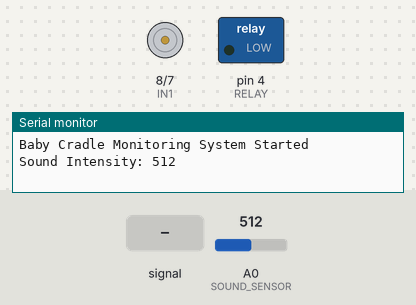
Simulated run of this sketch. Board: Arduino Uno, built with avr-gcc and run on an emulated ATmega328P. Parts: motor-driver pin pairs drawn as motors (green arrow = first pin HIGH = forward, orange = second pin HIGH = backward, longer = more drive, scaled by the enable pin), switched loads named in the sketch (green lamp = pin HIGH), the last lines printed to the serial monitor. The test bench sets the inputs (shaded band); at power-on: A0 (SOUND_SENSOR) = 512.

Above: at 0.05 s.
At 1.2 s:
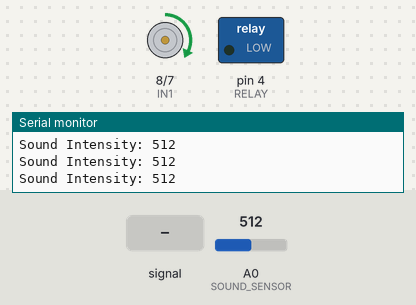
1.3 s: A0 (SOUND_SENSOR) fed a 200 Hz sine of ±460 counts around its level
Timing chart, 0 to 4.3 s (numbered marks = the images above; inputs shaded):
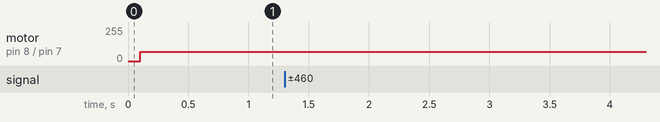

The sketch:

cradle.ino
```cpp
#define SOUND_SENSOR A0

#define ENA 9
#define IN1 8
#define IN2 7
#define RELAY 4

int motorSpeed = 70;
int soundThreshold = 250;

bool motorRunning = false;
unsigned long soundStopTime = 0;

void setup() {

  Serial.begin(9600);

  pinMode(ENA, OUTPUT);
  pinMode(IN1, OUTPUT);
  pinMode(IN2, OUTPUT);
  pinMode(RELAY, OUTPUT);

  // Motor OFF initially
  digitalWrite(RELAY, HIGH);
  analogWrite(ENA, 0);

  digitalWrite(IN1, LOW);
  digitalWrite(IN2, LOW);

  Serial.println("Baby Cradle Monitoring System Started");
}

void loop() {

  int sound = analogRead(SOUND_SENSOR);

  Serial.print("Sound Intensity: ");
  Serial.println(sound);

  if (sound > soundThreshold) {

    if (!motorRunning) {

      digitalWrite(RELAY, LOW);
      delay(100);

      digitalWrite(IN1, HIGH);
      digitalWrite(IN2, LOW);

      analogWrite(ENA, motorSpeed);

      motorRunning = true;

      Serial.println("High Sound Detected - Motor Started");
    }

    soundStopTime = 0;
  }

  else {

    if (motorRunning) {

      if (soundStopTime == 0) {

        soundStopTime = millis();

        Serial.println("Sound Stopped - Waiting 1 Minute");
      }

      if (millis() - soundStopTime >= 60000) {

        analogWrite(ENA, 0);

        digitalWrite(IN1, LOW);
        digitalWrite(IN2, LOW);

        digitalWrite(RELAY, HIGH);

        motorRunning = false;
        soundStopTime = 0;

        Serial.println("No Sound for 1 Minute - Motor Stopped");
      }
    }
  }

  delay(100);
}
```
